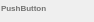
<?xml version="1.0" encoding="UTF-8"?>
<ui version="4.0">
 <class>FilterEntry</class>
 <widget class="QWidget" name="FilterEntry">
  <property name="geometry">
   <rect>
    <x>0</x>
    <y>0</y>
    <width>94</width>
    <height>22</height>
   </rect>
  </property>
  <property name="sizePolicy">
   <sizepolicy hsizetype="Expanding" vsizetype="Expanding">
    <horstretch>0</horstretch>
    <verstretch>0</verstretch>
   </sizepolicy>
  </property>
  <property name="minimumSize">
   <size>
    <width>80</width>
    <height>22</height>
   </size>
  </property>
  <property name="maximumSize">
   <size>
    <width>94</width>
    <height>36</height>
   </size>
  </property>
  <property name="windowTitle">
   <string>Form</string>
  </property>
  <widget class="QPushButton" name="pushButton">
   <property name="geometry">
    <rect>
     <x>0</x>
     <y>0</y>
     <width>64</width>
     <height>16</height>
    </rect>
   </property>
   <property name="sizePolicy">
    <sizepolicy hsizetype="Minimum" vsizetype="Minimum">
     <horstretch>0</horstretch>
     <verstretch>0</verstretch>
    </sizepolicy>
   </property>
   <property name="font">
    <font>
     <pointsize>6</pointsize>
     <weight>75</weight>
     <bold>true</bold>
    </font>
   </property>
   <property name="mouseTracking">
    <bool>true</bool>
   </property>
   <property name="layoutDirection">
    <enum>Qt::LeftToRight</enum>
   </property>
   <property name="autoFillBackground">
    <bool>false</bool>
   </property>
   <property name="styleSheet">
    <string notr="true">QPushButton::hover {
	color: rgb(105, 147, 225);; 
	background-color: rgb(135, 177, 255);
}
QPushButton {
    /*color:  rgb(135, 177, 255); */
    color: rgb(114, 114, 113);
	background-color:white;
    text-align: left;
}</string>
   </property>
   <property name="text">
    <string notr="true">PushButton</string>
   </property>
   <property name="checkable">
    <bool>true</bool>
   </property>
   <property name="flat">
    <bool>true</bool>
   </property>
  </widget>
 </widget>
 <resources/>
 <connections/>
</ui>
